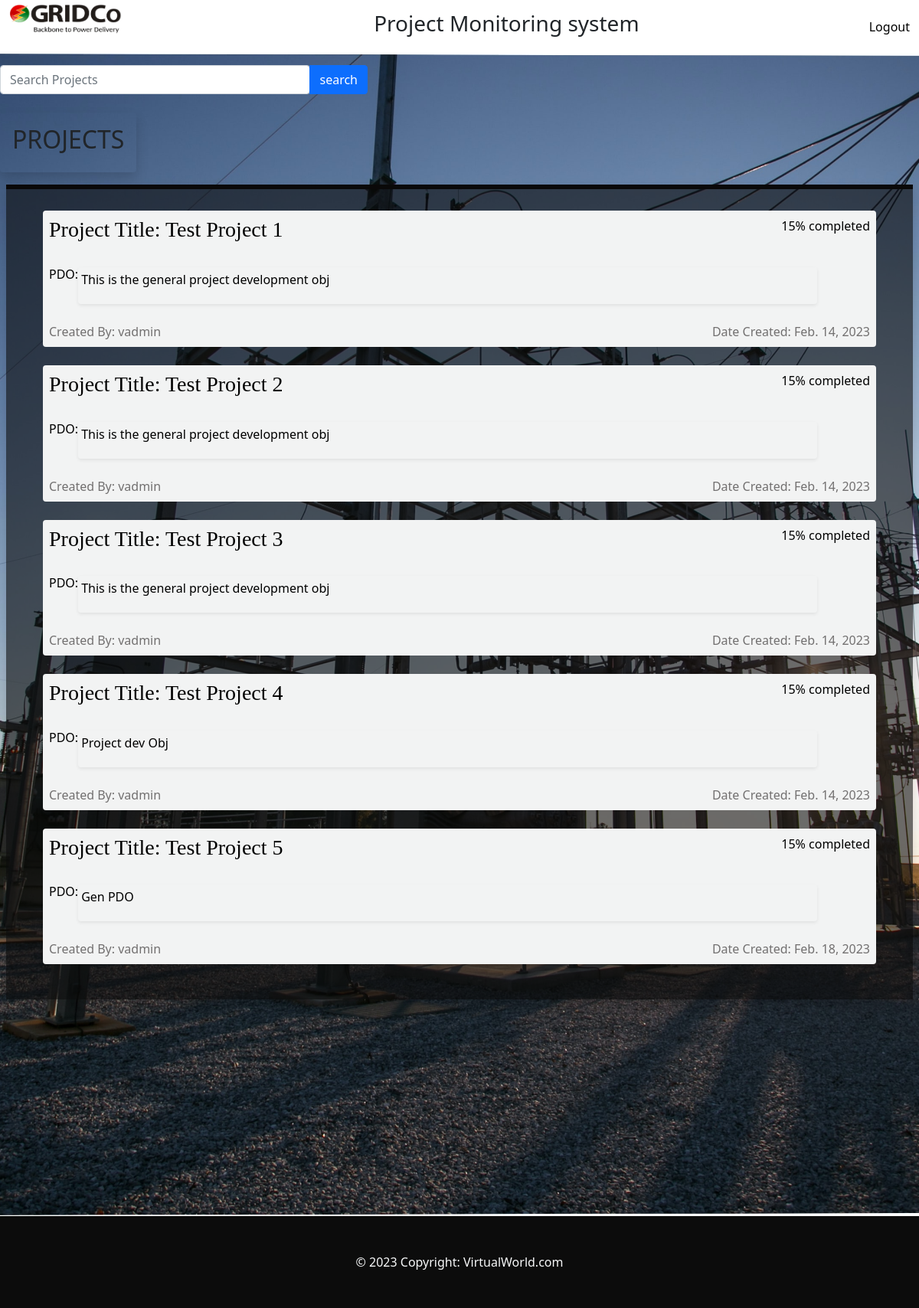
The app's page /index (signed in) with its own data.
### baseApp/models.py (models this page shows, shortened)
class Project(models.Model):
    creator = models.ForeignKey(CustomUser, related_name='creator',
    null=True, blank=True, on_delete=models.SET_NULL)
    project_years = models.ManyToManyField(ProjectYear, related_name="projects", blank=True)
    name = models.CharField(max_length=250)
    duration = models.PositiveIntegerField()
    genPDO = models.CharField(max_length=1000)
    reporters = models.ManyToManyField(CustomUser, related_name='editing_projects', blank=True)
    collection_freq = models.ForeignKey(CollectionFrequency, on_delete=models.SET_NULL,
    null=True, related_name='projects', blank=True)
    created = models.DateField(auto_now_add=True)
    def perc_completed(self):
        return 15

class CustomUser(AbstractUser):
    user_id = models.CharField(max_length=7)
    is_admin = models.BooleanField(default=False)
    def __str__(self):
        return self.username

### baseApp/views.py (the view)
# urls.py: path('index', views.IndexView.as_view(), name='index'),
class IndexView(LoginRequiredMixin, ListView):
    model = Project
    context_object_name = 'projects'
    template_name = 'baseApp/index.html'

### baseApp/templates/baseApp/index.html
{% extends 'main.html' %}
{% load static %}
{% block content %}
<section class="custom-bg-image vh-100" style="background-image: url({% static '/images/elec2.jpg' %});">
    <div class="search-btn input-group">
        <input type="search" class="form-control rounded mt-3" placeholder="Search Projects" aria-label="Search"
            aria-describedby="search-addon" />
        <button type="button" class="btn btn-primary mt-3">search</button>
    </div>
    <div class="title-projects shadow rounded mt-4 p-3">
        <h2 style="font-family: 'Segoe UI', Tahoma, Geneva, Verdana, sans-serif;">PROJECTS</h2>
    </div>
    <div class="projects-container shadow mt-3 m-2 pt-lg-1 p-lg-5 p-3">
        {% for project in projects %}
        <a href="{% url 'project' project.id %}">
        <div class="project-card rounded p-2 my-4">
            <div class="d-flex justify-content-between mb-1">
                <div class="flex-row">
                    <h3 style="font-family:'Times New Roman', Times, serif ;" >Project Title: {{project.name}}</h3>
                </div>
                <div class="flex-row">
                    <span> {{project.perc_completed}}% completed</span>
                </div>
            </div>
            <div class="d-flex my-lg-4">
                <div class="flex-row">
                    <h6>PDO:</h6>
                </div>
                <div class="pdo shadow-sm rounded p-1 flex-row ml-3">
                    <p>{{project.genPDO}}</p>
                </div>
            </div>
            <div class="project-card-footer d-flex justify-content-between mx-l-3">
                <div class="flex-row">
                    <span> Created By: {{project.creator}}</span>
                </div>
                <div class="flex-row">
                    <span>  Date Created: {{project.created}}</span>
                </div>
            </div>
        </div>
        </a>
        {% empty %}
            <h2>No projects for you yet</h2>
        {% endfor %}
    </div>
</section>
{% endblock content %}

### static/css/login.css (style rules this page uses)
body { box-sizing: border-box; margin: 0 0 0 0; background-attachment: fixed; background-repeat: no-repeat; background-size: 100em; background-position-x: right; }

### static/css/index.css (style rules this page uses)
a { text-decoration:none; color: black; }

### static/css/styles.css (style rules this page uses)
.custom-bg-image { background-position: center; background-size: cover; }
.title-projects { width: fit-content; }
a { text-decoration: none; color: black; }
.projects-container { background-color: rgba(10, 10, 10, 0.6); border-top: 6px solid #0a0909; height: 70vh; overflow: scroll; }
.project-card { border-radius: 40px; background-color: rgb(242, 243, 243); }
.search-btn { width: 40%; }
.project-card-footer { color: rgb(114, 112, 112); }
.pdo { width: 90%; }

### records on screen
Project: name "Test Project 1", perc_completed "15", genPDO "This is the general project development obj", creator "vadmin", created "Feb. 14, 2023"
Project: name "Test Project 2", perc_completed "15", genPDO "This is the general project development obj", creator "vadmin", created "Feb. 14, 2023"
Project: name "Test Project 3", perc_completed "15", genPDO "This is the general project development obj", creator "vadmin", created "Feb. 14, 2023"
Project: name "Test Project 4", perc_completed "15", genPDO "Project dev Obj", creator "vadmin", created "Feb. 14, 2023"
Project: name "Test Project 5", perc_completed "15", genPDO "Gen PDO", creator "vadmin", created "Feb. 18, 2023"
